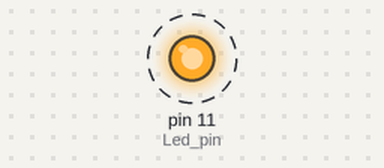
Recording of a sketch running on a simulated Arduino Uno, built with avr-gcc and run on an emulated ATmega328P. Parts: output pins drawn as LEDs (lit = HIGH). Dashed ring = blinking.

Above: at 0.5 s.
Timing chart, 0 to 4.6 s (numbered marks = the images above):
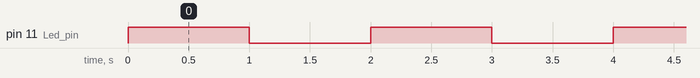

Measured:
- by itself, pin 11 (Led_pin): alternates HIGH for 1.0 s and LOW for 1.0 s

The sketch:

1.LED.ino
```cpp
int Led_pin = 11;

void setup() {
  pinMode(Led_pin, OUTPUT);
}

void loop() {
  digitalWrite(Led_pin, HIGH);
  delay(1000);
  digitalWrite(Led_pin, LOW);
  delay(1000);
}
```
